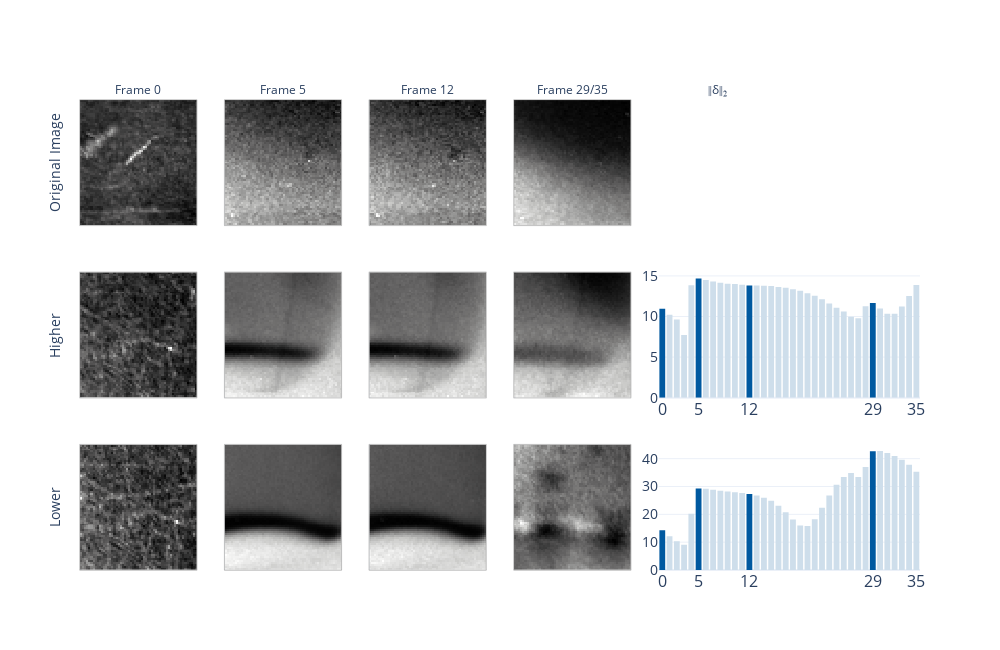

Notebook cell for this chart:
### Code cell
import numpy as np
import plotly.graph_objects as go
import plotly.express as px
from plotly.subplots import make_subplots

def format_title(title, subtitle=None, font_size=16, subtitle_font_size=12):
    title = f'<span style="font-size: {font_size}px;"><b>{title}</b></span>'
    if not subtitle:
        return title
    subtitle = f'<span style="font-size: {subtitle_font_size}px;">{subtitle}</span>'
    return f"{title}<br>{subtitle}"

cd = ["#E1462C", "#0059A0", "#5F3893", "#FF8777","#0A2C6E", "#CEDEEB"]
frames = [0,5,12,29]
wl = 0

fig1 = make_subplots(
    rows=3,
    cols=6,
    vertical_spacing=0.1, 
    specs=[[{}, {}, {}, {}, {}, {}],
        [{},{},{},{},{"colspan": 2}, None],
        [{},{},{},{},{"colspan": 2}, None]],
    subplot_titles=(
            format_title(" ", "Frame " + str(frames[0]), font_size=14),
            format_title(" ", "Frame " + str(frames[1]), font_size=14),
            format_title(" ", "Frame " + str(frames[2]), font_size=14),
            format_title("", "Frame " + str(frames[3]) + "/35", font_size=14),
            format_title("", "\u2225" + "\u03B4" + "\u2225" + "\u2082"), None,
            None,None,None,None,None, None,
            None,None,None,None,None, None,
    )
)

bars = [cd[5]] * 36

bars[frames[0]] = cd[1]
bars[frames[1]] = cd[1]
bars[frames[2]] = cd[1]
bars[frames[3]] = cd[1]


for i in range(4):
    fig1.add_trace(
        go.Heatmap(z=x[wl][frames[i]], colorscale="gray", showscale=False), row=1, col=i+1
    )

for i in range(4):
    fig1.add_trace(
        go.Heatmap(z=cf_high[wl][frames[i]], colorscale="gray", showscale=False), row=2, col=i+1
    )

for i in range(4):
    fig1.add_trace(
        go.Heatmap(z=cf_low[wl][frames[i]], colorscale="gray", showscale=False), row=3, col=i+1
    )


fig1.add_trace(
    go.Bar(
        y=np.sqrt(np.square(x - cf_high).sum(( 2, 3)))[wl],
        marker_color=bars,
        opacity=1,
        showlegend=False,
        marker_line_width=0,
    ),
    row=2,
    col=5,
)

fig1.add_trace(
    go.Bar(
        y=np.sqrt(np.square(x - cf_low).sum(( 2, 3)))[wl],
        marker_color=bars,
        opacity=1,
        showlegend=False,
        marker_line_width=0,
    ),
    row=3,
    col=5,
)

for i in range(4):
    fig1.update_yaxes(
        showticklabels=False,
        showline=True,
        linewidth=0.5,
        linecolor="grey",
        mirror=True,
        col=i+1,
    )
    fig1.update_xaxes(
        showticklabels=False,
        showline=True,
        linewidth=0.5,
        linecolor="grey",
        mirror=True,
        col=i+1,
    )

fig1.update_yaxes(tickfont=dict(size=14), col= 5)
fig1.update_xaxes(
    ticktext=["0",str(frames[0]),str(frames[1]),str(frames[2]),str(frames[3]), "35"], tickvals=[0,frames[0],frames[1],frames[2],frames[3], 35], tickfont=dict(size=16), col=5
)

fig1.update_yaxes(col=1,row=1, title = "Original Image")
fig1.update_yaxes(col=1,row=2, title = "Higher")
fig1.update_yaxes(col=1,row=3, title = "Lower")

fig1.update_layout(
    template="plotly_white",
    title_y=0.97,
    title_x=0.085,
    height=650,
    width=1000,
)

fig1.write_image("xai/images/"+ target + "/3D/3D_cf_paper.png", scale=2)
fig1.show()

### Figure 1 — Plotly figure (JSON) as saved in the notebook; plotly's stock layout.template omitted (floating-point values rounded to 4 significant figures; data arrays with more than 128 entries replaced by an {"elided": "..."} marker saying what was removed)
{"data": [{"colorscale": [[0, "rgb(0, 0, 0)"], [0.09091, "rgb(16, 16, 16)"], [0.1818, "rgb(38, 38, 38)"], [0.2727, "rgb(59, 59, 59)"], [0.3636, "rgb(81, 80, 80)"], [0.4545, "rgb(102, 101, 101)"], [0.5455, "rgb(124, 123, 122)"], [0.6364, "rgb(146, 146, 145)"], [0.7273, "rgb(171, 171, 170)"], [0.8182, "rgb(197, 197, 195)"], [0.9091, "rgb(224, 224, 223)"], [1, "rgb(254, 254, 253)"]], "showscale": false, "type": "heatmap", "xaxis": "x", "yaxis": "y", "z": {"elided": "65x56 float values"}}, {"colorscale": [[0, "rgb(0, 0, 0)"], [0.09091, "rgb(16, 16, 16)"], [0.1818, "rgb(38, 38, 38)"], [0.2727, "rgb(59, 59, 59)"], [0.3636, "rgb(81, 80, 80)"], [0.4545, "rgb(102, 101, 101)"], [0.5455, "rgb(124, 123, 122)"], [0.6364, "rgb(146, 146, 145)"], [0.7273, "rgb(171, 171, 170)"], [0.8182, "rgb(197, 197, 195)"], [0.9091, "rgb(224, 224, 223)"], [1, "rgb(254, 254, 253)"]], "showscale": false, "type": "heatmap", "xaxis": "x2", "yaxis": "y2", "z": {"elided": "65x56 float values"}}, {"colorscale": [[0, "rgb(0, 0, 0)"], [0.09091, "rgb(16, 16, 16)"], [0.1818, "rgb(38, 38, 38)"], [0.2727, "rgb(59, 59, 59)"], [0.3636, "rgb(81, 80, 80)"], [0.4545, "rgb(102, 101, 101)"], [0.5455, "rgb(124, 123, 122)"], [0.6364, "rgb(146, 146, 145)"], [0.7273, "rgb(171, 171, 170)"], [0.8182, "rgb(197, 197, 195)"], [0.9091, "rgb(224, 224, 223)"], [1, "rgb(254, 254, 253)"]], "showscale": false, "type": "heatmap", "xaxis": "x3", "yaxis": "y3", "z": {"elided": "65x56 float values"}}, {"colorscale": [[0, "rgb(0, 0, 0)"], [0.09091, "rgb(16, 16, 16)"], [0.1818, "rgb(38, 38, 38)"], [0.2727, "rgb(59, 59, 59)"], [0.3636, "rgb(81, 80, 80)"], [0.4545, "rgb(102, 101, 101)"], [0.5455, "rgb(124, 123, 122)"], [0.6364, "rgb(146, 146, 145)"], [0.7273, "rgb(171, 171, 170)"], [0.8182, "rgb(197, 197, 195)"], [0.9091, "rgb(224, 224, 223)"], [1, "rgb(254, 254, 253)"]], "showscale": false, "type": "heatmap", "xaxis": "x4", "yaxis": "y4", "z": {"elided": "65x56 float values"}}, {"colorscale": [[0, "rgb(0, 0, 0)"], [0.09091, "rgb(16, 16, 16)"], [0.1818, "rgb(38, 38, 38)"], [0.2727, "rgb(59, 59, 59)"], [0.3636, "rgb(81, 80, 80)"], [0.4545, "rgb(102, 101, 101)"], [0.5455, "rgb(124, 123, 122)"], [0.6364, "rgb(146, 146, 145)"], [0.7273, "rgb(171, 171, 170)"], [0.8182, "rgb(197, 197, 195)"], [0.9091, "rgb(224, 224, 223)"], [1, "rgb(254, 254, 253)"]], "showscale": false, "type": "heatmap", "xaxis": "x7", "yaxis": "y7", "z": {"elided": "65x56 float values"}}, {"colorscale": [[0, "rgb(0, 0, 0)"], [0.09091, "rgb(16, 16, 16)"], [0.1818, "rgb(38, 38, 38)"], [0.2727, "rgb(59, 59, 59)"], [0.3636, "rgb(81, 80, 80)"], [0.4545, "rgb(102, 101, 101)"], [0.5455, "rgb(124, 123, 122)"], [0.6364, "rgb(146, 146, 145)"], [0.7273, "rgb(171, 171, 170)"], [0.8182, "rgb(197, 197, 195)"], [0.9091, "rgb(224, 224, 223)"], [1, "rgb(254, 254, 253)"]], "showscale": false, "type": "heatmap", "xaxis": "x8", "yaxis": "y8", "z": {"elided": "65x56 float values"}}, {"colorscale": [[0, "rgb(0, 0, 0)"], [0.09091, "rgb(16, 16, 16)"], [0.1818, "rgb(38, 38, 38)"], [0.2727, "rgb(59, 59, 59)"], [0.3636, "rgb(81, 80, 80)"], [0.4545, "rgb(102, 101, 101)"], [0.5455, "rgb(124, 123, 122)"], [0.6364, "rgb(146, 146, 145)"], [0.7273, "rgb(171, 171, 170)"], [0.8182, "rgb(197, 197, 195)"], [0.9091, "rgb(224, 224, 223)"], [1, "rgb(254, 254, 253)"]], "showscale": false, "type": "heatmap", "xaxis": "x9", "yaxis": "y9", "z": {"elided": "65x56 float values"}}, {"colorscale": [[0, "rgb(0, 0, 0)"], [0.09091, "rgb(16, 16, 16)"], [0.1818, "rgb(38, 38, 38)"], [0.2727, "rgb(59, 59, 59)"], [0.3636, "rgb(81, 80, 80)"], [0.4545, "rgb(102, 101, 101)"], [0.5455, "rgb(124, 123, 122)"], [0.6364, "rgb(146, 146, 145)"], [0.7273, "rgb(171, 171, 170)"], [0.8182, "rgb(197, 197, 195)"], [0.9091, "rgb(224, 224, 223)"], [1, "rgb(254, 254, 253)"]], "showscale": false, "type": "heatmap", "xaxis": "x10", "yaxis": "y10", "z": {"elided": "65x56 float values"}}, {"colorscale": [[0, "rgb(0, 0, 0)"], [0.09091, "rgb(16, 16, 16)"], [0.1818, "rgb(38, 38, 38)"], [0.2727, "rgb(59, 59, 59)"], [0.3636, "rgb(81, 80, 80)"], [0.4545, "rgb(102, 101, 101)"], [0.5455, "rgb(124, 123, 122)"], [0.6364, "rgb(146, 146, 145)"], [0.7273, "rgb(171, 171, 170)"], [0.8182, "rgb(197, 197, 195)"], [0.9091, "rgb(224, 224, 223)"], [1, "rgb(254, 254, 253)"]], "showscale": false, "type": "heatmap", "xaxis": "x12", "yaxis": "y12", "z": {"elided": "65x56 float values"}}, {"colorscale": [[0, "rgb(0, 0, 0)"], [0.09091, "rgb(16, 16, 16)"], [0.1818, "rgb(38, 38, 38)"], [0.2727, "rgb(59, 59, 59)"], [0.3636, "rgb(81, 80, 80)"], [0.4545, "rgb(102, 101, 101)"], [0.5455, "rgb(124, 123, 122)"], [0.6364, "rgb(146, 146, 145)"], [0.7273, "rgb(171, 171, 170)"], [0.8182, "rgb(197, 197, 195)"], [0.9091, "rgb(224, 224, 223)"], [1, "rgb(254, 254, 253)"]], "showscale": false, "type": "heatmap", "xaxis": "x13", "yaxis": "y13", "z": {"elided": "65x56 float values"}}, {"colorscale": [[0, "rgb(0, 0, 0)"], [0.09091, "rgb(16, 16, 16)"], [0.1818, "rgb(38, 38, 38)"], [0.2727, "rgb(59, 59, 59)"], [0.3636, "rgb(81, 80, 80)"], [0.4545, "rgb(102, 101, 101)"], [0.5455, "rgb(124, 123, 122)"], [0.6364, "rgb(146, 146, 145)"], [0.7273, "rgb(171, 171, 170)"], [0.8182, "rgb(197, 197, 195)"], [0.9091, "rgb(224, 224, 223)"], [1, "rgb(254, 254, 253)"]], "showscale": false, "type": "heatmap", "xaxis": "x14", "yaxis": "y14", "z": {"elided": "65x56 float values"}}, {"colorscale": [[0, "rgb(0, 0, 0)"], [0.09091, "rgb(16, 16, 16)"], [0.1818, "rgb(38, 38, 38)"], [0.2727, "rgb(59, 59, 59)"], [0.3636, "rgb(81, 80, 80)"], [0.4545, "rgb(102, 101, 101)"], [0.5455, "rgb(124, 123, 122)"], [0.6364, "rgb(146, 146, 145)"], [0.7273, "rgb(171, 171, 170)"], [0.8182, "rgb(197, 197, 195)"], [0.9091, "rgb(224, 224, 223)"], [1, "rgb(254, 254, 253)"]], "showscale": false, "type": "heatmap", "xaxis": "x15", "yaxis": "y15", "z": {"elided": "65x56 float values"}}, {"marker": {"color": ["#0059A0", "#CEDEEB", "#CEDEEB", "#CEDEEB", "#CEDEEB", "#0059A0", "#CEDEEB", "#CEDEEB", "#CEDEEB", "#CEDEEB", "#CEDEEB", "#CEDEEB", "#0059A0", "#CEDEEB", "#CEDEEB", "#CEDEEB", "#CEDEEB", "#CEDEEB", "#CEDEEB", "#CEDEEB", "#CEDEEB", "#CEDEEB", "#CEDEEB", "#CEDEEB", "#CEDEEB", "#CEDEEB", "#CEDEEB", "#CEDEEB", "#CEDEEB", "#0059A0", "#CEDEEB", "#CEDEEB", "#CEDEEB", "#CEDEEB", "#CEDEEB", "#CEDEEB"], "line": {"width": 0}}, "opacity": 1, "showlegend": false, "type": "bar", "xaxis": "x11", "y": [10.95, 10.22, 9.628, 7.732, 13.86, 14.67, 14.48, 14.32, 14.15, 14.05, 13.99, 13.92, 13.8, 13.83, 13.78, 13.74, 13.62, 13.52, 13.36, 13.17, 12.87, 12.56, 12.12, 11.6, 11.09, 10.62, 9.975, 9.797, 11.25, 11.65, 10.99, 10.35, 10.35, 11.24, 12.54, 13.89], "yaxis": "y11"}, {"marker": {"color": ["#0059A0", "#CEDEEB", "#CEDEEB", "#CEDEEB", "#CEDEEB", "#0059A0", "#CEDEEB", "#CEDEEB", "#CEDEEB", "#CEDEEB", "#CEDEEB", "#CEDEEB", "#0059A0", "#CEDEEB", "#CEDEEB", "#CEDEEB", "#CEDEEB", "#CEDEEB", "#CEDEEB", "#CEDEEB", "#CEDEEB", "#CEDEEB", "#CEDEEB", "#CEDEEB", "#CEDEEB", "#CEDEEB", "#CEDEEB", "#CEDEEB", "#CEDEEB", "#0059A0", "#CEDEEB", "#CEDEEB", "#CEDEEB", "#CEDEEB", "#CEDEEB", "#CEDEEB"], "line": {"width": 0}}, "opacity": 1, "showlegend": false, "type": "bar", "xaxis": "x16", "y": [14.28, 12.11, 10.3, 9.059, 20.18, 29.33, 29.17, 28.87, 28.52, 28.23, 27.97, 27.68, 27.27, 26.78, 26.0, 24.87, 23.08, 20.74, 18.11, 16.02, 15.78, 18.22, 22.38, 26.73, 30.63, 33.37, 34.84, 33.4, 37.02, 42.66, 42.78, 42.08, 40.95, 39.65, 37.8, 35.34], "yaxis": "y16"}], "layout": {"annotations": [{"font": {"size": 16}, "showarrow": false, "text": "<span style=\"font-size: 14px;\"><b> </b></span><br><span style=\"font-size: 12px;\">Frame 0</span>", "x": 0.06944, "xanchor": "center", "xref": "paper", "y": 1, "yanchor": "bottom", "yref": "paper"}, {"font": {"size": 16}, "showarrow": false, "text": "<span style=\"font-size: 14px;\"><b> </b></span><br><span style=\"font-size: 12px;\">Frame 5</span>", "x": 0.2417, "xanchor": "center", "xref": "paper", "y": 1, "yanchor": "bottom", "yref": "paper"}, {"font": {"size": 16}, "showarrow": false, "text": "<span style=\"font-size: 14px;\"><b> </b></span><br><span style=\"font-size: 12px;\">Frame 12</span>", "x": 0.4139, "xanchor": "center", "xref": "paper", "y": 1, "yanchor": "bottom", "yref": "paper"}, {"font": {"size": 16}, "showarrow": false, "text": "<span style=\"font-size: 14px;\"><b></b></span><br><span style=\"font-size: 12px;\">Frame 29/35</span>", "x": 0.5861, "xanchor": "center", "xref": "paper", "y": 1, "yanchor": "bottom", "yref": "paper"}, {"font": {"size": 16}, "showarrow": false, "text": "<span style=\"font-size: 16px;\"><b></b></span><br><span style=\"font-size: 12px;\">∥δ∥₂</span>", "x": 0.7583, "xanchor": "center", "xref": "paper", "y": 1, "yanchor": "bottom", "yref": "paper"}], "height": 650, "title": {"x": 0.085, "y": 0.97}, "width": 1000, "xaxis": {"anchor": "y", "domain": [0, 0.1389], "linecolor": "grey", "linewidth": 0.5, "mirror": true, "showline": true, "showticklabels": false}, "xaxis10": {"anchor": "y10", "domain": [0.5167, 0.6556], "linecolor": "grey", "linewidth": 0.5, "mirror": true, "showline": true, "showticklabels": false}, "xaxis11": {"anchor": "y11", "domain": [0.6889, 1], "tickfont": {"size": 16}, "ticktext": ["0", "0", "5", "12", "29", "35"], "tickvals": [0, 0, 5, 12, 29, 35]}, "xaxis12": {"anchor": "y12", "domain": [0, 0.1389], "linecolor": "grey", "linewidth": 0.5, "mirror": true, "showline": true, "showticklabels": false}, "xaxis13": {"anchor": "y13", "domain": [0.1722, 0.3111], "linecolor": "grey", "linewidth": 0.5, "mirror": true, "showline": true, "showticklabels": false}, "xaxis14": {"anchor": "y14", "domain": [0.3444, 0.4833], "linecolor": "grey", "linewidth": 0.5, "mirror": true, "showline": true, "showticklabels": false}, "xaxis15": {"anchor": "y15", "domain": [0.5167, 0.6556], "linecolor": "grey", "linewidth": 0.5, "mirror": true, "showline": true, "showticklabels": false}, "xaxis16": {"anchor": "y16", "domain": [0.6889, 1], "tickfont": {"size": 16}, "ticktext": ["0", "0", "5", "12", "29", "35"], "tickvals": [0, 0, 5, 12, 29, 35]}, "xaxis2": {"anchor": "y2", "domain": [0.1722, 0.3111], "linecolor": "grey", "linewidth": 0.5, "mirror": true, "showline": true, "showticklabels": false}, "xaxis3": {"anchor": "y3", "domain": [0.3444, 0.4833], "linecolor": "grey", "linewidth": 0.5, "mirror": true, "showline": true, "showticklabels": false}, "xaxis4": {"anchor": "y4", "domain": [0.5167, 0.6556], "linecolor": "grey", "linewidth": 0.5, "mirror": true, "showline": true, "showticklabels": false}, "xaxis5": {"anchor": "y5", "domain": [0.6889, 0.8278], "tickfont": {"size": 16}, "ticktext": ["0", "0", "5", "12", "29", "35"], "tickvals": [0, 0, 5, 12, 29, 35]}, "xaxis6": {"anchor": "y6", "domain": [0.8611, 1]}, "xaxis7": {"anchor": "y7", "domain": [0, 0.1389], "linecolor": "grey", "linewidth": 0.5, "mirror": true, "showline": true, "showticklabels": false}, "xaxis8": {"anchor": "y8", "domain": [0.1722, 0.3111], "linecolor": "grey", "linewidth": 0.5, "mirror": true, "showline": true, "showticklabels": false}, "xaxis9": {"anchor": "y9", "domain": [0.3444, 0.4833], "linecolor": "grey", "linewidth": 0.5, "mirror": true, "showline": true, "showticklabels": false}, "yaxis": {"anchor": "x", "domain": [0.7333, 1], "linecolor": "grey", "linewidth": 0.5, "mirror": true, "showline": true, "showticklabels": false, "title": {"text": "Original Image"}}, "yaxis10": {"anchor": "x10", "domain": [0.3667, 0.6333], "linecolor": "grey", "linewidth": 0.5, "mirror": true, "showline": true, "showticklabels": false}, "yaxis11": {"anchor": "x11", "domain": [0.3667, 0.6333], "tickfont": {"size": 14}}, "yaxis12": {"anchor": "x12", "domain": [0, 0.2667], "linecolor": "grey", "linewidth": 0.5, "mirror": true, "showline": true, "showticklabels": false, "title": {"text": "Lower"}}, "yaxis13": {"anchor": "x13", "domain": [0, 0.2667], "linecolor": "grey", "linewidth": 0.5, "mirror": true, "showline": true, "showticklabels": false}, "yaxis14": {"anchor": "x14", "domain": [0, 0.2667], "linecolor": "grey", "linewidth": 0.5, "mirror": true, "showline": true, "showticklabels": false}, "yaxis15": {"anchor": "x15", "domain": [0, 0.2667], "linecolor": "grey", "linewidth": 0.5, "mirror": true, "showline": true, "showticklabels": false}, "yaxis16": {"anchor": "x16", "domain": [0, 0.2667], "tickfont": {"size": 14}}, "yaxis2": {"anchor": "x2", "domain": [0.7333, 1], "linecolor": "grey", "linewidth": 0.5, "mirror": true, "showline": true, "showticklabels": false}, "yaxis3": {"anchor": "x3", "domain": [0.7333, 1], "linecolor": "grey", "linewidth": 0.5, "mirror": true, "showline": true, "showticklabels": false}, "yaxis4": {"anchor": "x4", "domain": [0.7333, 1], "linecolor": "grey", "linewidth": 0.5, "mirror": true, "showline": true, "showticklabels": false}, "yaxis5": {"anchor": "x5", "domain": [0.7333, 1], "tickfont": {"size": 14}}, "yaxis6": {"anchor": "x6", "domain": [0.7333, 1]}, "yaxis7": {"anchor": "x7", "domain": [0.3667, 0.6333], "linecolor": "grey", "linewidth": 0.5, "mirror": true, "showline": true, "showticklabels": false, "title": {"text": "Higher"}}, "yaxis8": {"anchor": "x8", "domain": [0.3667, 0.6333], "linecolor": "grey", "linewidth": 0.5, "mirror": true, "showline": true, "showticklabels": false}, "yaxis9": {"anchor": "x9", "domain": [0.3667, 0.6333], "linecolor": "grey", "linewidth": 0.5, "mirror": true, "showline": true, "showticklabels": false}}}
